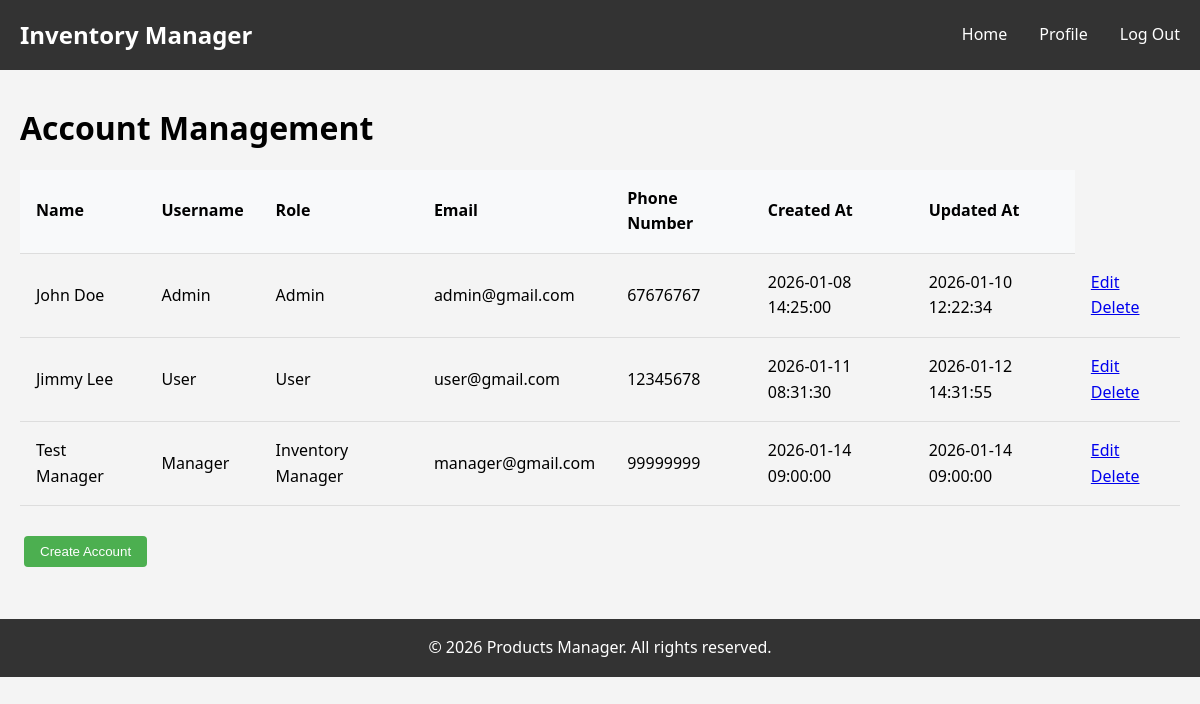
Page /pages/account_management.php (signed in) on the committed database.
### tables this page shows
CREATE TABLE `users` (
  `id` int(11) NOT NULL AUTO_INCREMENT,
  `email` varchar(255) NOT NULL,
  `username` varchar(100) NOT NULL,
  `password_hash` varchar(255) NOT NULL,
  `role` enum('Admin','User','Inventory Manager') NOT NULL DEFAULT 'User',
  `first_name` varchar(100) NOT NULL,
  `last_name` varchar(100) NOT NULL,
  `phone_number` varchar(10) NOT NULL,
  `created_at` timestamp NOT NULL DEFAULT current_timestamp(),
  `updated_at` timestamp NOT NULL DEFAULT current_timestamp() ON UPDATE current_timestamp(),
  PRIMARY KEY (`id`),
  UNIQUE KEY `username` (`username`),
  UNIQUE KEY `phone_number` (`phone_number`)
);

### pages/account_management.php (the view, shortened to what this page needs)
<?php
require_once __DIR__ . '/../config/config.php';
?>
<?php
    $acc_info = [];
    $sql = "SELECT id, email, username, role, first_name, last_name, phone_number, created_at, updated_at FROM users";
        $stmt = $conn->prepare($sql);
        if ($stmt->execute()) {
            $result = $stmt->get_result();
            while ($row = $result->fetch_assoc()) {
                $acc_info[] = $row;
            }
        } else {
            $message = "Error fetching accounts: " . $conn->error;
        }
?>
<!DOCTYPE html>
<html lang="en">
<head>
    <link rel="stylesheet" href="<?php echo BASE_URL; ?>/css/style.css">
</head>
<body>
    <?php include __DIR__ . '/../includes/header.php'; ?>
    <div class="container">
        <h1>Account Management</h1>
        <table>
            <thead>
                <tr>
                    <th>Name</th>
                    <th>Username</th>
                    <th>Role</th>
                    <th>Email</th>
                    <th>Phone Number</th>
                    <th>Created At</th>
                    <th>Updated At</th>
                </tr>
            </thead>
            <tbody>
                <?php foreach ($acc_info as $acc): ?>
                <tr>
                    <td><?php echo htmlspecialchars($acc["first_name"] . " " . $acc["last_name"]); ?></td>
                    <td><?php echo htmlspecialchars($acc["username"]); ?></td>
                    <td><?php echo htmlspecialchars($acc["role"]); ?></td>
                    <td><?php echo htmlspecialchars($acc["email"]); ?></td>
                    <td><?php echo htmlspecialchars($acc["phone_number"]); ?></td>
                    <td><?php echo htmlspecialchars($acc["created_at"]); ?></td>
                    <td><?php echo htmlspecialchars($acc["updated_at"]); ?></td>
                    <td>
                        <a href="edit_account.php?id=<?php echo $acc["id"]; ?>">Edit</a>
                        <a href="delete_account.php?id=<?php echo $acc["id"]; ?>">Delete</a>
                    </td>
                </tr>
                <?php endforeach; ?>
            </tbody>
        </table>
        <br>
        <button type="button" class="btn btn-primary" onclick="window.location.href='create_account.php';">Create Account</button>
    </div>
    <?php include __DIR__ . '/../includes/footer.php'; ?>
</body>
</html>

### css/style.css (style rules this page uses)
* { margin: 0; padding: 0; box-sizing: border-box; }
html, body { height: 100%; }
body { font-family: 'Segoe UI', Tahoma, Geneva, Verdana, sans-serif; background-color: #f4f4f4; line-height: 1.6; display: flex; flex-direction: column; }
.container { max-width: 1200px; width: 100%; margin: 0 auto; padding: 0 20px; }
.btn { display: inline-block; padding: 0.5rem 1rem; margin: 0.25rem; border: none; border-radius: 4px; cursor: pointer; text-decoration: none; transition: background-color 0.3s; }
.btn-primary { background-color: #4CAF50; color: white; }
table { width: 100%; border-collapse: collapse; margin-top: 1rem; }
table th, table td { padding: 1rem; text-align: left; border-bottom: 1px solid #ddd; }
table th { background-color: #f8f9fa; font-weight: bold; }

### rows in the picture
users: first_name+last_name "John Doe", username "Admin", role "Admin", email "admin@gmail.com", phone_number "67676767", created_at "2026-01-08 14:25:00", updated_at "2026-01-10 12:22:34"
users: first_name+last_name "Jimmy Lee", username "User", role "User", email "user@gmail.com", phone_number "12345678", created_at "2026-01-11 08:31:30", updated_at "2026-01-12 14:31:55"
users: first_name+last_name "Test Manager", username "Manager", role "Inventory Manager", email "manager@gmail.com", phone_number "99999999", created_at "2026-01-14 09:00:00", updated_at "2026-01-14 09:00:00"
